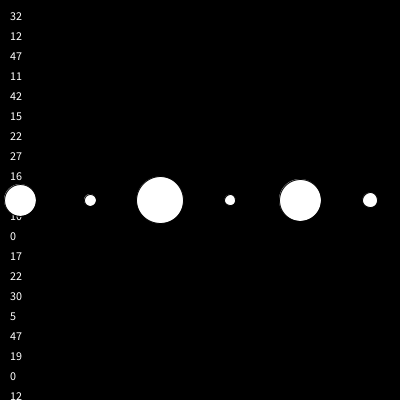
Frame 1 (no input)
Frame 60 (the mouse pressed at the canvas centre just before this capture): identical to frame 1, image omitted
Frame 120 (the mouse held since frame 60 and released just before this capture): identical to frame 1, image omitted

The Processing sketch that drew this single still picture (run headless with seeded random() and noise(); from frame 60 on, the mouse is pressed at the canvas centre):

// Processing sketch: arraysNumbersandCircles
// ── arraysNumbersandCircles.pde

//int[] ages = {10, 24, 67, 16, 12};
int [] ages = new int [100];
void setup() {
  size (400, 400); 
  for (int i=0; i < ages.length; i++) {
    ages[i] = (int) random(0, 50); 
  }
  
}

void draw() {
  background (0); 

  for (int i = 0; i < ages.length; i++) {
    text  (ages[i], 10, 20*i + 20); 
  }
  
  
  
  for (int i = 0; i < ages.length; i++) {
    if (ages[i] == 10) {
      fill (255, 0, 0); 
    } else {
      fill (255); 
    }
    ellipse (i * 70 + 20, height/2, ages[i], ages[i]); 
  }



println (min (ages)); 









}
